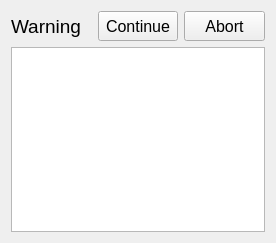
<?xml version="1.0" encoding="UTF-8"?>
<ui version="4.0">
 <class>Form</class>
 <widget class="QWidget" name="Form">
  <property name="geometry">
   <rect>
    <x>0</x>
    <y>0</y>
    <width>276</width>
    <height>243</height>
   </rect>
  </property>
  <property name="windowTitle">
   <string>Form</string>
  </property>
  <layout class="QGridLayout" name="gridLayout">
   <item row="0" column="0">
    <layout class="QVBoxLayout" name="verticalLayout">
     <item>
      <layout class="QHBoxLayout" name="horizontalLayout">
       <item>
        <widget class="QLabel" name="label">
         <property name="font">
          <font>
           <pointsize>14</pointsize>
          </font>
         </property>
         <property name="text">
          <string>Warning</string>
         </property>
        </widget>
       </item>
       <item>
        <widget class="QPushButton" name="pushButton">
         <property name="minimumSize">
          <size>
           <width>0</width>
           <height>30</height>
          </size>
         </property>
         <property name="font">
          <font>
           <pointsize>12</pointsize>
          </font>
         </property>
         <property name="text">
          <string>Continue</string>
         </property>
        </widget>
       </item>
       <item>
        <widget class="QPushButton" name="pushButton_2">
         <property name="minimumSize">
          <size>
           <width>0</width>
           <height>30</height>
          </size>
         </property>
         <property name="font">
          <font>
           <pointsize>12</pointsize>
          </font>
         </property>
         <property name="text">
          <string>Abort</string>
         </property>
        </widget>
       </item>
      </layout>
     </item>
     <item>
      <widget class="QTextBrowser" name="textBrowser"/>
     </item>
    </layout>
   </item>
  </layout>
 </widget>
 <resources/>
 <connections/>
</ui>
